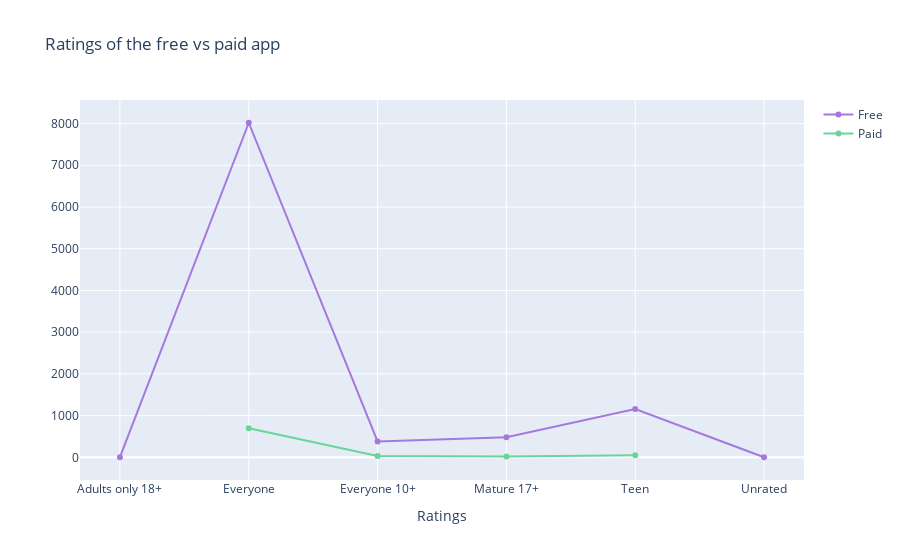

Notebook code for this chart:
### Code cell
col='Content Rating'
v1=d1[col].value_counts().reset_index()
v1=v1.rename(columns={col:'count','index':col})
v1['percent']=v1['count'].apply(lambda x : 100*x/sum(v1['count']))
v1=v1.astype(str).sort_values(col)
v2=d2[col].value_counts().reset_index()
v2=v2.rename(columns={col:'count','index':col})
v2['percent']=v2['count'].apply(lambda x : 100*x/sum(v2['count']))
v2=v2.sort_values(col)
trace1 = go.Scatter(x=v1[col], y=v1["count"], name="Free", marker=dict(color="#a678de"))
trace2 = go.Scatter(x=v2[col], y=v2["count"], name="Paid", marker=dict(color="#6ad49b"))
y = [trace1, trace2]
layout={'title':"Ratings of the free vs paid app",'xaxis':{'title':"Ratings"}}
fig = go.Figure(data=y, layout=layout)
iplot(fig)

### Figure 1 — Plotly figure (JSON) as saved in the notebook; plotly's stock layout.template omitted (floating-point values rounded to 4 significant figures)
{"data": [{"marker": {"color": "#a678de"}, "name": "Free", "type": "scatter", "x": ["Adults only 18+", "Everyone", "Everyone 10+", "Mature 17+", "Teen", "Unrated"], "y": ["3", "8019", "380", "479", "1156", "2"]}, {"marker": {"color": "#6ad49b"}, "name": "Paid", "type": "scatter", "x": ["Everyone", "Everyone 10+", "Mature 17+", "Teen"], "y": [695, 33, 20, 52]}], "layout": {"title": {"text": "Ratings of the free vs paid app"}, "xaxis": {"title": {"text": "Ratings"}}}}
